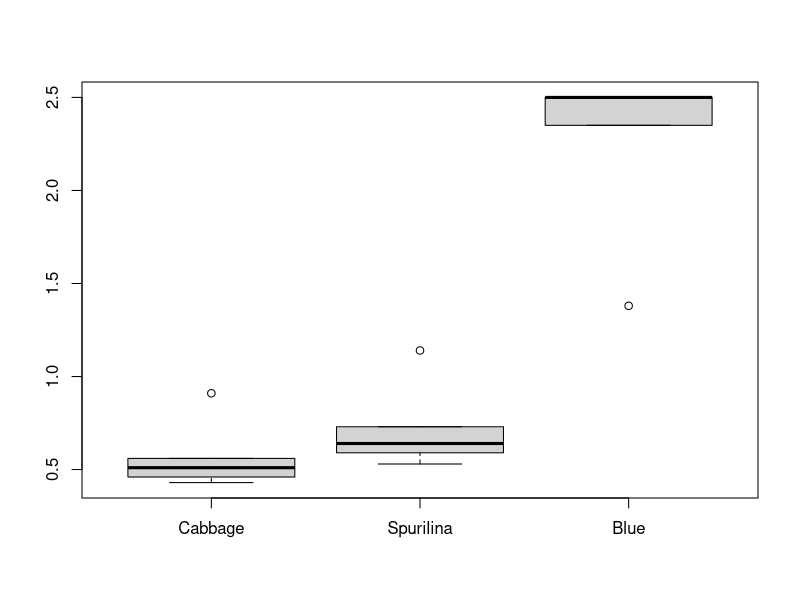

Here is the R script that generated this plot: (Note: this script raises an error after producing the figure.)
## ---- chunk 1
absorbancedata <- read.table(header = TRUE, text = "Absorbance  Wavelength
2.50        375
2.50        405
1.38        475
2.35        495
2.50        525")
## ---- chunk 2
absorbancedata$Wavelength
## ---- chunk 3
absorbancedata$Absorbance
## ---- chunk 4
table(absorbancedata$Wavelength, absorbancedata$Absorbance)
## ---- chunk 5
as.data.frame(absorbancedata, row.names = NULL, optional = FALSE)
## ---- chunk 6
cabbagedata <- read.table(header = TRUE, text = "Absorbance  Wavelength
0.56        375
0.43        405
0.46        475
0.51        495
0.91        525")
## ---- chunk 7
as.data.frame(cabbagedata, row.names = NULL, optional = FALSE)
## ---- chunk 8
spurilinadata <- read.table(header = TRUE, text = "Absorbance  Wavelength
0.73        375
0.59        405
0.53        475
0.64        495
1.14        525")
## ---- chunk 9
as.data.frame(spurilinadata, row.names = NULL, optional = FALSE)
## ---- chunk 10
cabbagedata <- read.table(header = TRUE, text = "Absorbance  Wavelength
2.50        375
2.50        405
1.38        475
2.35        495
2.50        525")
## ---- chunk 11
as.data.frame(cabbagedata, row.names = NULL, optional = FALSE)
## ---- chunk 12
wavelengthdata <- read.table(header = TRUE, text = "Wavelength Cabbage Spurilina Blue
375       0.56        0.73        2.50
405       0.43        0.59        2.50
475       0.46        0.53        1.38
495       0.51        0.64        2.35
525       0.91        1.14        2.50")  
## ---- chunk 13
as.data.frame(wavelengthdata, row.names = NULL, optional = FALSE)
## ---- chunk 14
wavelengthsdata <- read.table(header = TRUE, text = "Cabbage Spurilina Blue
0.56        0.73        2.50
0.43        0.59        2.50
0.46        0.53        1.38
0.51        0.64        2.35
0.91        1.14        2.50")  
## ---- chunk 15
boxplot(wavelengthsdata)
## ---- chunk 16
t.test(wavelengthdata, mu=0, alt="two.sided", conf=0.50, var.eq=F, paired=F)
## ---- chunk 17
t.test(wavelengthdata[wavelengthdata$Cabbage=="Cabbage"],
       wavelengthdata[wavelengthdata$Spurilina=="Spurilina"],
       wavelengthdata[wavelengthdata$Blue=="Blue"],
      mu=0, alt="two.sided", conf=0, var.eq=F, paired=F)
t.test()
## ---- chunk 18
summary(cars)
## ---- chunk 19
plot(pressure)
